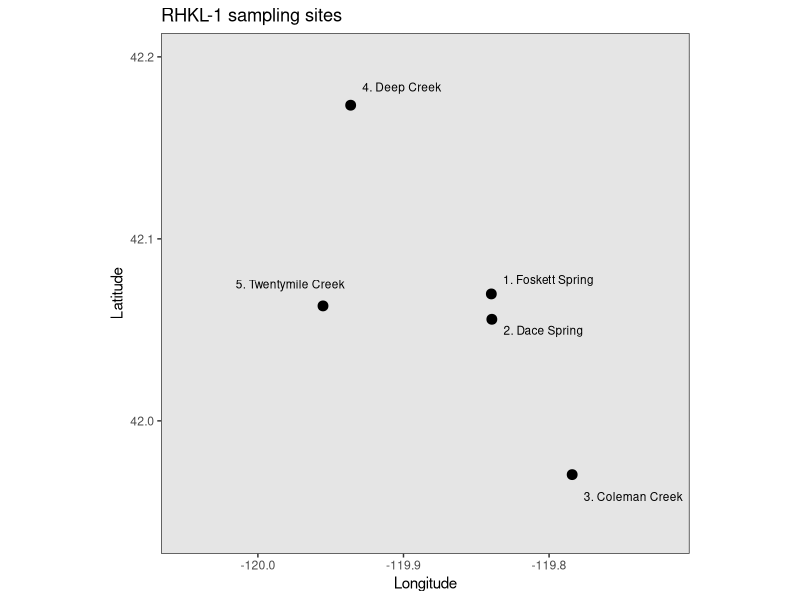
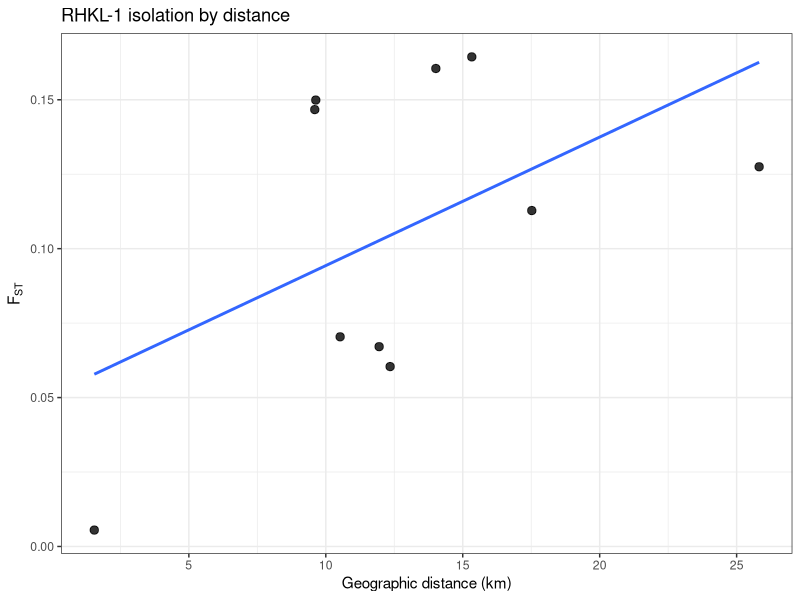

Source code (R) for these figures, in order: (Note: this script raises an error after producing the figures.)
#-----------------
# RHKL-1
# Rhinichthys klamathensis
# western speckled dace / Foskett dace system
#-----------------

# -----------------------------
# site IDs from the study
# -----------------------------
# 1 Foskett Spring
# 2 Dace Spring
# 3 Coleman Creek
# 4 Deep Creek
# 5 Twentymile Creek

# -----------------------------
# coordinates
# Foskett Spring anchored to DOGAMI spring locality
# the remaining four sites were digitized from the georeferenced
# Figure 3 map in Sidlauskas et al. (2024) and aligned to that
# exact Foskett Spring point
# -----------------------------
RHKL_1_coords <- data.frame(
  site_id = 1:5,
  lat = c(
    42.0697500,  # 1 Foskett Spring
    42.0558161,  # 2 Dace Spring
    41.9704686,  # 3 Coleman Creek
    42.1734399,  # 4 Deep Creek
    42.0631677   # 5 Twentymile Creek
  ),
  lon = c(
    -119.8396660, # 1 Foskett Spring
    -119.8393133, # 2 Dace Spring
    -119.7841430, # 3 Coleman Creek
    -119.9362790, # 4 Deep Creek
    -119.9552806  # 5 Twentymile Creek
  )
)

# -----------------------------
# pairwise FST matrix
# transcribed from Table 3
# table is presented as a lower triangle and rebuilt here
# as a full symmetric matrix
# -----------------------------
n_sites <- 5
RHKL_1_fst <- matrix(0, nrow = n_sites, ncol = n_sites)
rownames(RHKL_1_fst) <- colnames(RHKL_1_fst) <- as.character(1:5)

# site order in the matrix:
# 1 Foskett Spring
# 2 Dace Spring
# 3 Coleman Creek
# 4 Deep Creek
# 5 Twentymile Creek

lt <- list(
  `2` = c(0.0055),
  `3` = c(0.0671, 0.0704),
  `4` = c(0.1605, 0.1644, 0.1275),
  `5` = c(0.1467, 0.1499, 0.1128, 0.0604)
)

for (i in 2:n_sites) {
  RHKL_1_fst[i, 1:(i - 1)] <- lt[[as.character(i)]]
}

RHKL_1_fst <- RHKL_1_fst + t(RHKL_1_fst)
RHKL_1_fst[RHKL_1_fst < 0] <- 0
diag(RHKL_1_fst) <- 0

# -----------------------------
# plotting packages
# -----------------------------
library(ggplot2)
library(dplyr)
library(geosphere)

# -----------------------------
# site labels for plotting only
# not written into RHKL_1_coords
# -----------------------------
plot_labs <- c(
  "1. Foskett Spring",
  "2. Dace Spring",
  "3. Coleman Creek",
  "4. Deep Creek",
  "5. Twentymile Creek"
)

plot_df <- RHKL_1_coords
plot_df$label <- plot_labs
plot_df$nudge_x <- c(0.008, 0.008, 0.008, 0.008, -0.060)
plot_df$nudge_y <- c(0.008, -0.006, -0.012, 0.010, 0.012)
plot_df$hjust   <- c(0, 0, 0, 0, 0)

# -----------------------------
# base map: US + Canada
# -----------------------------
usa <- ggplot2::map_data("world", region = "USA")
can <- ggplot2::map_data("world", region = "Canada")
world_map <- bind_rows(usa, can)

# -----------------------------
# site map
# -----------------------------
ggplot() +
  geom_polygon(
    data = world_map,
    aes(x = long, y = lat, group = group),
    fill = "grey90", color = "grey50", linewidth = 0.2
  ) +
  geom_point(
    data = plot_df,
    aes(x = lon, y = lat),
    size = 3
  ) +
  geom_text(
    data = plot_df,
    aes(
      x = lon + nudge_x,
      y = lat + nudge_y,
      label = label,
      hjust = hjust
    ),
    size = 3
  ) +
  coord_fixed(
    1.25,
    xlim = c(-120.05, -119.72),
    ylim = c(41.94, 42.20)
  ) +
  theme_bw() +
  labs(
    title = "RHKL-1 sampling sites",
    x = "Longitude",
    y = "Latitude"
  )

# -----------------------------
# pairwise geographic distance
# Euclidean / great-circle distance in km
# -----------------------------
coords_mat <- as.matrix(RHKL_1_coords[, c("lon", "lat")])
geo_dist_km <- geosphere::distm(coords_mat, fun = geosphere::distGeo) / 1000
rownames(geo_dist_km) <- colnames(geo_dist_km) <- as.character(RHKL_1_coords$site_id)

# -----------------------------
# pairwise dataframe for IBD plot
# -----------------------------
ibd_df <- data.frame(
  site1   = rownames(RHKL_1_fst)[row(RHKL_1_fst)[upper.tri(RHKL_1_fst)]],
  site2   = colnames(RHKL_1_fst)[col(RHKL_1_fst)[upper.tri(RHKL_1_fst)]],
  fst     = RHKL_1_fst[upper.tri(RHKL_1_fst)],
  dist_km = geo_dist_km[upper.tri(geo_dist_km)]
)

# -----------------------------
# IBD plot
# -----------------------------
ggplot(ibd_df, aes(x = dist_km, y = fst)) +
  geom_point(size = 2.5, alpha = 0.8) +
  geom_smooth(method = "lm", se = FALSE) +
  theme_bw() +
  labs(
    title = "RHKL-1 isolation by distance",
    x = "Geographic distance (km)",
    y = expression(F[ST])
  )

# -----------------------------
# save RData
# -----------------------------
save(
  RHKL_1_fst,
  RHKL_1_coords,
  file = file.path("/Users/johnmccall/Library/CloudStorage/OneDrive-TheOhioStateUniversity/Spring_2026/Landgen_DGS/DGS-Patterns-of-Fish-Diversity/DGS-Patterns-of-Fish-Diversity/Objective 2/Data/RHKL-1/data/RHKL-1.RData")
)
